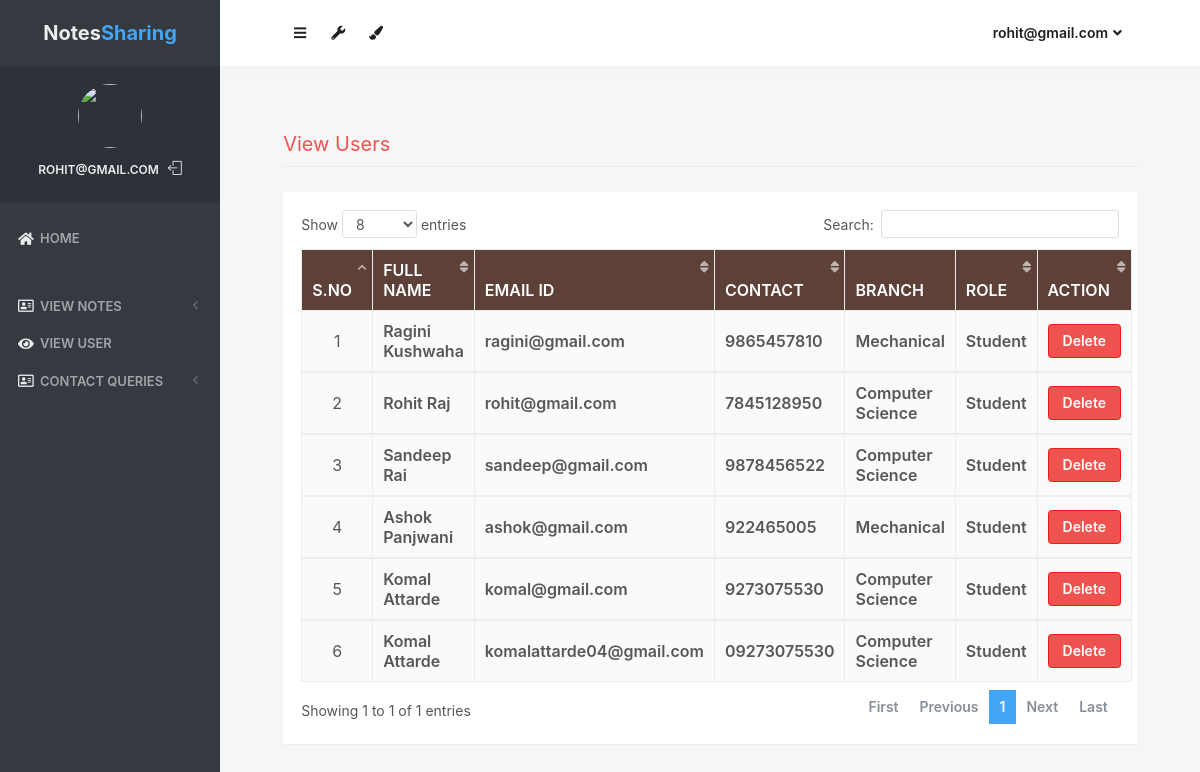
/view_users (signed in), run on the app's committed database.
### notes/models.py (models this page shows, shortened)
class Signup(models.Model):
    user = models.ForeignKey(User,on_delete=models.CASCADE)
    contact = models.CharField(max_length=10)
    branch = models.CharField(max_length=30)
    role = models.CharField(max_length=15)

### notes/views.py (the view)
# urls.py: path('view_users', view_users, name='view_users'),
def view_users(request):
    if not request.user.is_authenticated:
        return redirect('login_admin')
    users = Signup.objects.all()
    d = {'users':users}
    return render(request,'view_users.html',d)

### notes/templates/view_users.html (shortened to what this page needs)
{% load static %}
<html lang="en" class="no-focus">
    <head>
        <link rel="stylesheet" href="{% static 'js/plugins/datatables/dataTables.bootstrap4.min.css' %}">
        <link rel="stylesheet" id="css-main" href="{% static 'css1/codebase.min.css' %}">
    </head>
    <body>
        <div id="page-container" class="sidebar-o sidebar-inverse side-scroll page-header-fixed main-content-narrow">
         {% include "sidebar.html" %}
            {% include "admin_nav.html" %}
            <main id="main-container">
                <div class="content">
                    <h2 class="content-heading text-danger">View Users</h2>
                    <div class="block">
                        <div class="block-content block-content-full">
                            <table class="table table-bordered table-striped table-vcenter js-dataTable-full-pagination" style="width:100%">
                                <thead class="text-white" style="background-color : #5d4037;">
                                    <tr>
                                        <th class="text-center">S.No</th>
                                        <th class="d-none d-sm-table-cell">Full Name</th>
                                        <th class="d-none d-sm-table-cell">Email ID</th>
                                        <th class="d-none d-sm-table-cell">Contact</th>
                                        <th class="d-none d-sm-table-cell">Branch</th>
                                        <th class="d-none d-sm-table-cell">Role</th>
                                        <th class="d-none d-sm-table-cell" style="width: 15%;">Action</th>
                                    </tr>
                                </thead>
                                {% for i in users %}
                                <tbody>
                                    <tr>
                                        <td class="text-center">{{forloop.counter}}</td>
                                        <td class="font-w600">{{i.user.first_name}} {{i.user.last_name}}</td>
					                    <td class="font-w600">{{i.user.username}}</td>
					                    <td class="font-w600">{{i.contact}}</td>
					                    <td class="font-w600">{{i.branch}}</td>
					                    <td class="font-w600">{{i.role}}</td>
					                    <td class="font-w600"><a href="{% url 'delete_users' i.user.id %}" class="btn btn-danger" onclick="return confirm('Are your sure to Delete ?')">Delete</a></td>
					                </tr>
                                        {% endfor %}
                                </tbody>
                            </table>
                        </div>
                    </div>
                </div>
            </main>
        </div>
 <link rel="stylesheet" href="https://use.fontawesome.com/releases/v5.6.3/css/all.css">
    </body>
</html>

### notes/templates/sidebar.html (shortened to what this page needs)
{% load static %}
   <nav id="sidebar">
                <div id="sidebar-scroll">
                    <div class="sidebar-content">
                        <div class="content-header content-header-fullrow px-15">
                            <div class="content-header-section text-center align-parent sidebar-mini-hidden">
                                <div class="content-header-item">
                                    <a class="link-effect font-w700" href="{% url 'admin_home' %}">
                                           <span class="font-size-xl text-dual-primary-dark">Notes</span><span class="font-size-xl text-primary">Sharing</span>
                                    </a>
                                </div>
                            </div>
                        </div>
                        <div class="content-side content-side-full content-side-user px-10 align-parent">
                            <div class="sidebar-mini-hidden-b text-center">
                                <a class="img-link" href="be_pages_generic_profile.html">
                                    <img class="img-avatar" src="{% static 'img/avatars/user1.png' %}" alt="">
                                </a>
                                <ul class="list-inline mt-10">
                                    <li class="list-inline-item">
                                        <a class="link-effect text-dual-primary-dark font-size-xs font-w600 text-uppercase" href="{% url 'admin_home' %}">{{ request.user.username }}</a>
                                    </li>
                                    <li class="list-inline-item">
                                        <a class="link-effect text-dual-primary-dark" href="{% url 'logout' %}">
                                            <i class="si si-logout"></i>
                                        </a>
                                    </li>
                                </ul>
                            </div>
                        </div>
                        <div class="content-side content-side-full">
                            <ul class="nav-main">
                                <li class="open">
                                    <a href="{% url 'admin_home' %}"><i class="fas fa-home"></i><span class="sidebar-mini-hide">Home</span></a>
                                </li>
                                <li class="nav-main-heading"><span class="sidebar-mini-visible">UI</span></li>
                                <li>
                                    <a class="nav-submenu" data-toggle="nav-submenu"><i class="far fa-address-card"></i>View Notes</a>
                                </li>
                                <li>
                                    <a  href="{% url 'view_users' %}"><i class="fas fa-eye"></i><span class="sidebar-mini-hide">View User</span></a>
                                </li>
                                <li>
                                    <a class="nav-submenu" data-toggle="nav-submenu"><i class="far fa-address-card"></i>Contact Queries</a>
                                </li>
                           </ul>
                        </div>
                    </div>
                </div>
            </nav>

### notes/templates/admin_nav.html (shortened to what this page needs)
{% load static %}
            <header id="page-header">
                <div class="content-header">
                    <div class="content-header-section">
                        <button type="button" class="btn btn-circle btn-dual-secondary" data-toggle="layout" data-action="sidebar_toggle">
                            <i class="fa fa-navicon"></i>
                        </button>
                        <div class="btn-group" role="group">
                            <button type="button" class="btn btn-circle btn-dual-secondary" id="page-header-options-dropdown" data-toggle="dropdown" aria-haspopup="true" aria-expanded="false">
                                <i class="fa fa-wrench"></i>
                            </button>
                        </div>
                        <div class="btn-group" role="group">
                            <button type="button" class="btn btn-circle btn-dual-secondary" id="page-header-themes-dropdown" data-toggle="dropdown" aria-haspopup="true" aria-expanded="false">
                                <i class="fa fa-paint-brush"></i>
                            </button>
                        </div>
                    </div>
                    <div class="content-header-section">
                        <div class="btn-group" role="group">
                            <button type="button" class="btn btn-rounded btn-dual-secondary" id="page-header-user-dropdown" data-toggle="dropdown" aria-haspopup="true" aria-expanded="false">
                                {{ request.user.username}}<i class="fa fa-angle-down ml-5"></i>
                            </button>
                        </div>
                    </div>
                </div>
            </header>

### data on the page
Signup: user.first_name "Ragini", user.last_name "Kushwaha", user.username "ragini@gmail.com", contact "9865457810", branch "Mechanical", role "Student"
Signup: user.first_name "Rohit", user.last_name "Raj", user.username "rohit@gmail.com", contact "7845128950", branch "Computer Science", role "Student"
Signup: user.first_name "Sandeep", user.last_name "Rai", user.username "sandeep@gmail.com", contact "9878456522", branch "Computer Science", role "Student"
Signup: user.first_name "Ashok", user.last_name "Panjwani", user.username "ashok@gmail.com", contact "922465005", branch "Mechanical", role "Student"
Signup: user.first_name "Komal", user.last_name "Attarde", user.username "komal@gmail.com", contact "9273075530", branch "Computer Science", role "Student"
Signup: user.first_name "Komal", user.last_name "Attarde", user.username "komalattarde04@gmail.com", contact "09273075530", branch "Computer Science", role "Student"

### other printed values
{{ request.user.username }} "ROHIT@GMAIL.COM"
{{ request.user.username }} "rohit@gmail.com"
